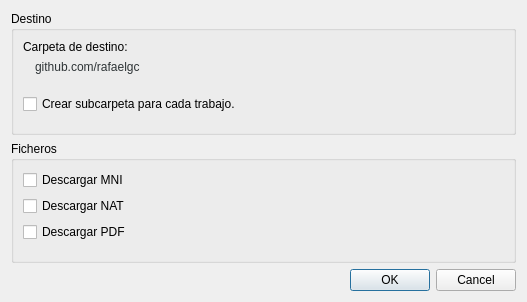
<?xml version="1.0" encoding="UTF-8"?>
<ui version="4.0">
 <class>ConfigDownloadDialog</class>
 <widget class="QDialog" name="ConfigDownloadDialog">
  <property name="geometry">
   <rect>
    <x>0</x>
    <y>0</y>
    <width>527</width>
    <height>302</height>
   </rect>
  </property>
  <property name="windowTitle">
   <string>Configuración de la descarga</string>
  </property>
  <layout class="QVBoxLayout" name="verticalLayout">
   <item>
    <widget class="QGroupBox" name="groupBox">
     <property name="title">
      <string>Destino</string>
     </property>
     <layout class="QVBoxLayout" name="verticalLayout_2">
      <item>
       <widget class="QLabel" name="label">
        <property name="text">
         <string>Carpeta de destino:</string>
        </property>
       </widget>
      </item>
      <item>
       <layout class="QHBoxLayout" name="horizontalLayout">
        <property name="leftMargin">
         <number>12</number>
        </property>
        <property name="rightMargin">
         <number>12</number>
        </property>
        <property name="bottomMargin">
         <number>14</number>
        </property>
        <item>
         <widget class="QLabel" name="targetFolderLabel">
          <property name="cursor">
           <cursorShape>PointingHandCursor</cursorShape>
          </property>
          <property name="styleSheet">
           <string notr="true">color: rgb(46, 52, 54);</string>
          </property>
          <property name="text">
           <string>github.com/rafaelgc</string>
          </property>
         </widget>
        </item>
       </layout>
      </item>
      <item>
       <widget class="QCheckBox" name="createSubfolderCheckbox">
        <property name="text">
         <string>Crear subcarpeta para cada trabajo.</string>
        </property>
       </widget>
      </item>
      <item>
       <spacer name="verticalSpacer">
        <property name="orientation">
         <enum>Qt::Vertical</enum>
        </property>
        <property name="sizeHint" stdset="0">
         <size>
          <width>20</width>
          <height>40</height>
         </size>
        </property>
       </spacer>
      </item>
     </layout>
    </widget>
   </item>
   <item>
    <widget class="QGroupBox" name="groupBox_2">
     <property name="title">
      <string>Ficheros</string>
     </property>
     <layout class="QVBoxLayout" name="verticalLayout_3">
      <item>
       <widget class="QCheckBox" name="downloadMniCheckbox">
        <property name="text">
         <string>Descargar MNI</string>
        </property>
       </widget>
      </item>
      <item>
       <widget class="QCheckBox" name="downloadNatCheckbox">
        <property name="text">
         <string>Descargar NAT</string>
        </property>
       </widget>
      </item>
      <item>
       <widget class="QCheckBox" name="downloadPdfCheckbox">
        <property name="text">
         <string>Descargar PDF</string>
        </property>
       </widget>
      </item>
      <item>
       <spacer name="verticalSpacer_2">
        <property name="orientation">
         <enum>Qt::Vertical</enum>
        </property>
        <property name="sizeHint" stdset="0">
         <size>
          <width>20</width>
          <height>40</height>
         </size>
        </property>
       </spacer>
      </item>
     </layout>
    </widget>
   </item>
   <item>
    <widget class="QDialogButtonBox" name="buttonBox">
     <property name="orientation">
      <enum>Qt::Horizontal</enum>
     </property>
     <property name="standardButtons">
      <set>QDialogButtonBox::Cancel|QDialogButtonBox::Ok</set>
     </property>
    </widget>
   </item>
  </layout>
 </widget>
 <resources/>
 <connections>
  <connection>
   <sender>buttonBox</sender>
   <signal>accepted()</signal>
   <receiver>ConfigDownloadDialog</receiver>
   <slot>accept()</slot>
   <hints>
    <hint type="sourcelabel">
     <x>248</x>
     <y>254</y>
    </hint>
    <hint type="destinationlabel">
     <x>157</x>
     <y>274</y>
    </hint>
   </hints>
  </connection>
  <connection>
   <sender>buttonBox</sender>
   <signal>rejected()</signal>
   <receiver>ConfigDownloadDialog</receiver>
   <slot>reject()</slot>
   <hints>
    <hint type="sourcelabel">
     <x>316</x>
     <y>260</y>
    </hint>
    <hint type="destinationlabel">
     <x>286</x>
     <y>274</y>
    </hint>
   </hints>
  </connection>
 </connections>
</ui>
